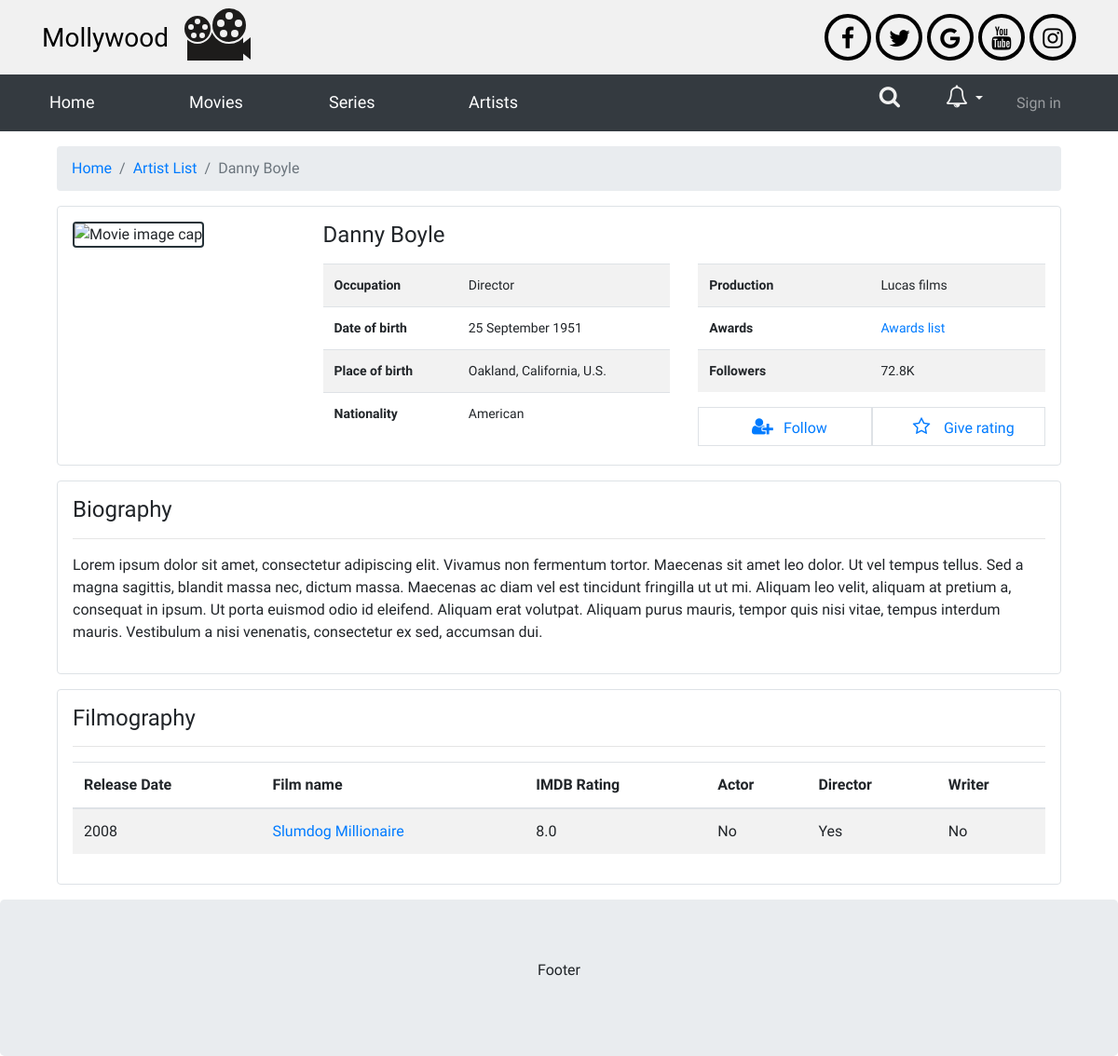
/artistdetail/1044/, run on the app's committed database.
### movies/models.py (models this page shows, shortened)
class Staff(models.Model):
    name = models.CharField(max_length=50)
    firstname = models.CharField(max_length=50, blank=True, null=True)
    lastname = models.CharField(max_length=50, blank=True, null=True)
    bio = models.TextField(blank=True, null=True)
    birthdate = models.DateField(auto_now=False, blank=True, null=True)
    birthplace = models.CharField(max_length=100, blank=True, null=True)
    nationality = models.CharField(max_length=100, blank=True, null=True)
    occupation = models.ManyToManyField(Occupation)
    updated_by = models.ForeignKey(User, on_delete=models.CASCADE, blank=True, null=True)
    updated_at = models.DateTimeField(auto_now_add=True)

class Occupation(models.Model):
    name = models.CharField(max_length=50)
    description = models.TextField(blank=True, null=True)
    updated_by = models.ForeignKey(User, on_delete=models.CASCADE, blank=True, null=True)
    updated_at = models.DateTimeField(auto_now_add=True)

class Movie(models.Model):
    name = models.CharField(max_length=50)
    description = models.TextField(blank=True, null=True)
    plot = models.TextField(blank=True, null=True)
    genre = models.ManyToManyField(Genre)
    runningtime = models.IntegerField(default=90)
    release_date = models.DateField(auto_now=False, blank=True, null=True)
    director = models.ManyToManyField(Staff, related_name='director')
    cast = models.ManyToManyField(Staff, related_name='cast')
    views = models.IntegerField(default=0)
    likes = models.IntegerField(default=0)
    rating = models.DecimalField(max_digits=4, decimal_places=1, default=0.0)
    image = models.ImageField(upload_to='movies/', blank=True, null=True)
    updated_by = models.ForeignKey(User, on_delete=models.CASCADE, blank=True, null=True)
    updated_at = models.DateTimeField(auto_now_add=True)

### movies/views.py (the view)
# urls.py: path('artistdetail/<pk>/', views.artistdetail, name='artistdetail'),
def artistdetail(request, pk):
    artist = Staff.objects.get(pk=pk)
    movies = Movie.objects.filter(Q(director=artist) | Q(cast=artist)).order_by('release_date').distinct()
    movies_as_actor = Movie.objects.filter(cast=artist).order_by('release_date')
    movies_as_director = Movie.objects.filter(director=artist).order_by('release_date')
    context = {
        'artist': artist,
        'movies': movies,
        'movies_as_actor': movies_as_actor,
        'movies_as_director': movies_as_director,
    }
    return render(request, 'artistdetail.html', context)

### templates/artistdetail.html (shortened to what this page needs)
{% extends 'base.html' %}
{% load static %}
{% block style %}
<link rel="stylesheet" href="{% static 'css/moviedetail.css' %}">
{% endblock %}
{% block content %}
<div id="moviedetail" class="container">
    <nav aria-label="breadcrumb" class="m-3">
        <ol class="breadcrumb">
            <li class="breadcrumb-item"><a href="{% url 'home' %}">Home</a></li>
            <li class="breadcrumb-item"><a href="{% url 'artistlist' %}">Artist List</a></li>
            <li class="breadcrumb-item active" aria-current="page">{{ artist.name }}</li>
        </ol>
    </nav>
    <div id="info" class="m-3 p-3 border rounded">
        <div class="row">
            <div class="col-md-3">
                <img class="artist-img rounded" src="https://image.flaticon.com/icons/svg/219/219970.svg" alt="Movie image cap" style="border: 2px solid #263238; width: 100%; height: auto;">
            </div>
            <div class="col-md-9">
                <h4>{{ artist.name }}</h4>
                <div class="row mt-3">
                    <div class="col-md-6">
                        <table class="table table-striped" style="font-size: 14px;">
                            <tr>
                                <th>Occupation</th>
                                <td>
                                    {% for occ in artist.occupation.all %}
                                        <span>{{ occ.name }} </span>
                                    {% endfor %}
                                </td>
                            </tr>
                            <tr>
                                <th>Date of birth</th>
                                <td>25 September 1951</td>
                            </tr>
                            <tr>
                                <th>Place of birth</th>
                                <td>Oakland, California, U.S.</td>
                            </tr>
                            <tr>
                                <th>Nationality</th>
                                <td>American</td>
                            </tr>
                        </table>
                    </div>
                    <div class="col-md-6">
                        <table class="table table-striped" style="font-size: 14px;">
                            <tr>
                                <th>Production</th>
                                <td>
                                    Lucas films
                                </td>
                            </tr>
                            <tr>
                                <th>Awards</th>
                                <td>
                                    <a href="#">Awards list</a>
                                </td>
                            </tr>
                            <tr>
                                <th>Followers</th>
                                <td>72.8K</td>
                            </tr>
                        </table>
                        <div id="action" class="d-flex justify-content-start p-0 text-center">
                            <a href="#" class="border" style="width: 50%;" data-toggle="tooltip" data-placement="top" title="Follow">
                                <i class="fa fa-user-plus fa-fw"></i> Follow
                            </a>
                            <a href="#" class="border" style="width: 50%;" data-toggle="tooltip" data-placement="top" title="Give a rating">
                                <i class="fa fa-star-o fa-fw"></i> Give rating
                            </a>
                        </div>
                    </div>
                </div>
            </div>
        </div>
    </div>
    <div id="about" class="m-3 p-3 border rounded">
        <h4>Biography</h4>
        <hr />
        <p>Lorem ipsum dolor sit amet, consectetur adipiscing elit. Vivamus non fermentum tortor. Maecenas sit amet leo dolor. Ut vel tempus tellus. Sed a magna sagittis, blandit massa nec, dictum massa. Maecenas ac diam vel est tincidunt fringilla ut ut mi. Aliquam leo velit, aliquam at pretium a, consequat in ipsum. Ut porta euismod odio id eleifend. Aliquam erat volutpat. Aliquam purus mauris, tempor quis nisi vitae, tempus interdum mauris. Vestibulum a nisi venenatis, consectetur ex sed, accumsan dui.</p>
    </div>
    <div id="filmography" class="m-3 p-3 border rounded">
        <h4>Filmography</h4>
        <hr />
        <table class="table table-striped">
            <thead>
                <tr>
                    <th>Release Date</th>
                    <th>Film name</th>
                    <th>IMDB Rating</th>
                    <th>Actor</th>
                    <th>Director</th>
                    <th>Writer</th>
                </tr>
            </thead>
            <tbody>
                {% for movie in movies %}
                <tr>
                    <td>{{ movie.release_date|date:"Y" }}</td>
                    <td><a href="{% url 'moviedetail' movie.pk %}">{{ movie.name }}</a></td>
                    <td>{{ movie.rating }}</td>
                    <td>
                        {% if artist in movie.cast.all %}
                            Yes
                        {% else %}
                            No
                        {% endif %}
                    </td>
                    <td>
                        {% if artist in movie.director.all %}
                            Yes
                        {% else %}
                            No
                        {% endif %}
                    </td>
                    <td>No</td>
                </tr>
                {% endfor %}
            </tbody>
        </table>
    </div>
</div>
{% endblock %}

### static/css/base.css (style rules this page uses)
body { font-family: 'Comfortaa', cursive; }

### static/css/moviedetail.css (style rules this page uses)
#action .fa { padding: 10px; font-size: 20px; width: 40px; height: 40px; text-decoration: none; }

### data on the page
Staff: name "Danny Boyle"
Occupation: name "Director"
Movie: release_date "2008", name "Slumdog Millionaire", rating "8.0", shows "No", shows "Yes"
